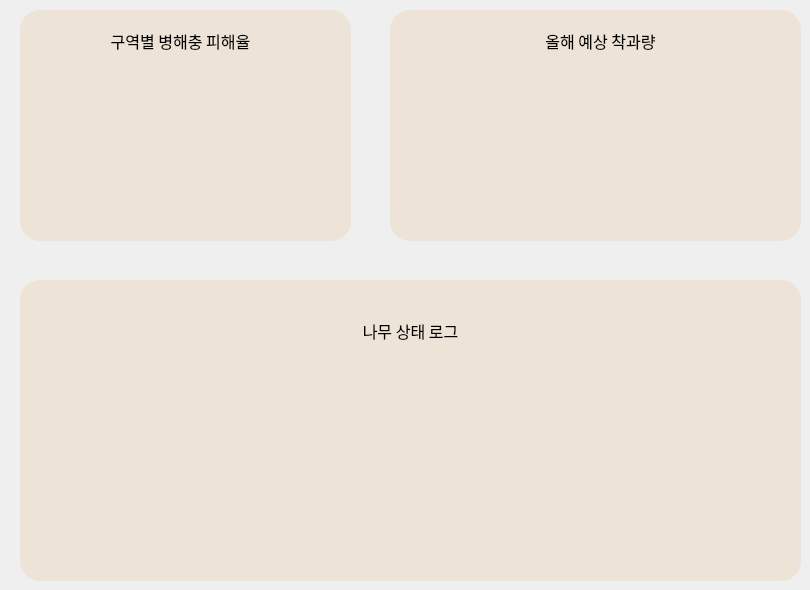
         <widget class="QWidget" name="stat_page">
          <widget class="QGroupBox" name="groupBox">
           <property name="geometry">
            <rect>
             <x>20</x>
             <y>10</y>
             <width>331</width>
             <height>231</height>
            </rect>
           </property>
           <property name="styleSheet">
            <string notr="true">background-color: rgb(237, 227, 214);


border-top-left-radius:20px;
border-top-right-radius:20px;
border-bottom-left-radius:20px;
border-bottom-right-radius:20px;</string>
           </property>
           <property name="title">
            <string/>
           </property>
           <widget class="QLabel" name="label_5">
            <property name="geometry">
             <rect>
              <x>80</x>
              <y>20</y>
              <width>161</width>
              <height>21</height>
             </rect>
            </property>
            <property name="font">
             <font>
              <family>NanumSquareRound</family>
              <pointsize>12</pointsize>
              <weight>50</weight>
              <italic>false</italic>
              <bold>false</bold>
             </font>
            </property>
            <property name="styleSheet">
             <string notr="true">font: 12pt &quot;NanumSquareRound&quot;;</string>
            </property>
            <property name="text">
             <string>구역별 병해충 피해율</string>
            </property>
            <property name="alignment">
             <set>Qt::AlignCenter</set>
            </property>
           </widget>
           <widget class="QGroupBox" name="barchart_groupBox">
            <property name="geometry">
             <rect>
              <x>10</x>
              <y>50</y>
              <width>311</width>
              <height>171</height>
             </rect>
            </property>
            <property name="title">
             <string/>
            </property>
           </widget>
          </widget>
          <widget class="QGroupBox" name="groupBox_2">
           <property name="geometry">
            <rect>
             <x>390</x>
             <y>10</y>
             <width>411</width>
             <height>231</height>
            </rect>
           </property>
           <property name="styleSheet">
            <string notr="true">background-color: rgb(237, 227, 214);


border-top-left-radius:20px;
border-top-right-radius:20px;
border-bottom-left-radius:20px;
border-bottom-right-radius:20px;</string>
           </property>
           <property name="title">
            <string/>
           </property>
           <widget class="QLabel" name="label_6">
            <property name="geometry">
             <rect>
              <x>130</x>
              <y>20</y>
              <width>161</width>
              <height>21</height>
             </rect>
            </property>
            <property name="font">
             <font>
              <family>NanumSquareRound</family>
              <pointsize>12</pointsize>
              <weight>50</weight>
              <italic>false</italic>
              <bold>false</bold>
             </font>
            </property>
            <property name="styleSheet">
             <string notr="true">font: 12pt &quot;NanumSquareRound&quot;;</string>
            </property>
            <property name="text">
             <string>올해 예상 착과량</string>
            </property>
            <property name="alignment">
             <set>Qt::AlignCenter</set>
            </property>
           </widget>
           <widget class="QGroupBox" name="linechart_groupBox">
            <property name="geometry">
             <rect>
              <x>10</x>
              <y>50</y>
              <width>391</width>
              <height>171</height>
             </rect>
            </property>
            <property name="title">
             <string/>
            </property>
           </widget>
          </widget>
          <widget class="QGroupBox" name="groupBox_3">
           <property name="geometry">
            <rect>
             <x>20</x>
             <y>280</y>
             <width>781</width>
             <height>301</height>
            </rect>
           </property>
           <property name="styleSheet">
            <string notr="true">background-color: rgb(237, 227, 214);


border-top-left-radius:20px;
border-top-right-radius:20px;
border-bottom-left-radius:20px;
border-bottom-right-radius:20px;</string>
           </property>
           <property name="title">
            <string/>
           </property>
           <widget class="QGroupBox" name="logchart_groupBox">
            <property name="geometry">
             <rect>
              <x>10</x>
              <y>70</y>
              <width>761</width>
              <height>221</height>
             </rect>
            </property>
            <property name="title">
             <string/>
            </property>
            <property name="alignment">
             <set>Qt::AlignCenter</set>
            </property>
           </widget>
           <widget class="QLabel" name="label_7">
            <property name="geometry">
             <rect>
              <x>310</x>
              <y>40</y>
              <width>161</width>
              <height>21</height>
             </rect>
            </property>
            <property name="font">
             <font>
              <family>NanumSquareRound</family>
              <pointsize>12</pointsize>
              <weight>50</weight>
              <italic>false</italic>
              <bold>false</bold>
             </font>
            </property>
            <property name="styleSheet">
             <string notr="true">font: 12pt &quot;NanumSquareRound&quot;;</string>
            </property>
            <property name="text">
             <string>나무 상태 로그</string>
            </property>
            <property name="alignment">
             <set>Qt::AlignCenter</set>
            </property>
           </widget>
          </widget>
         </widget>
